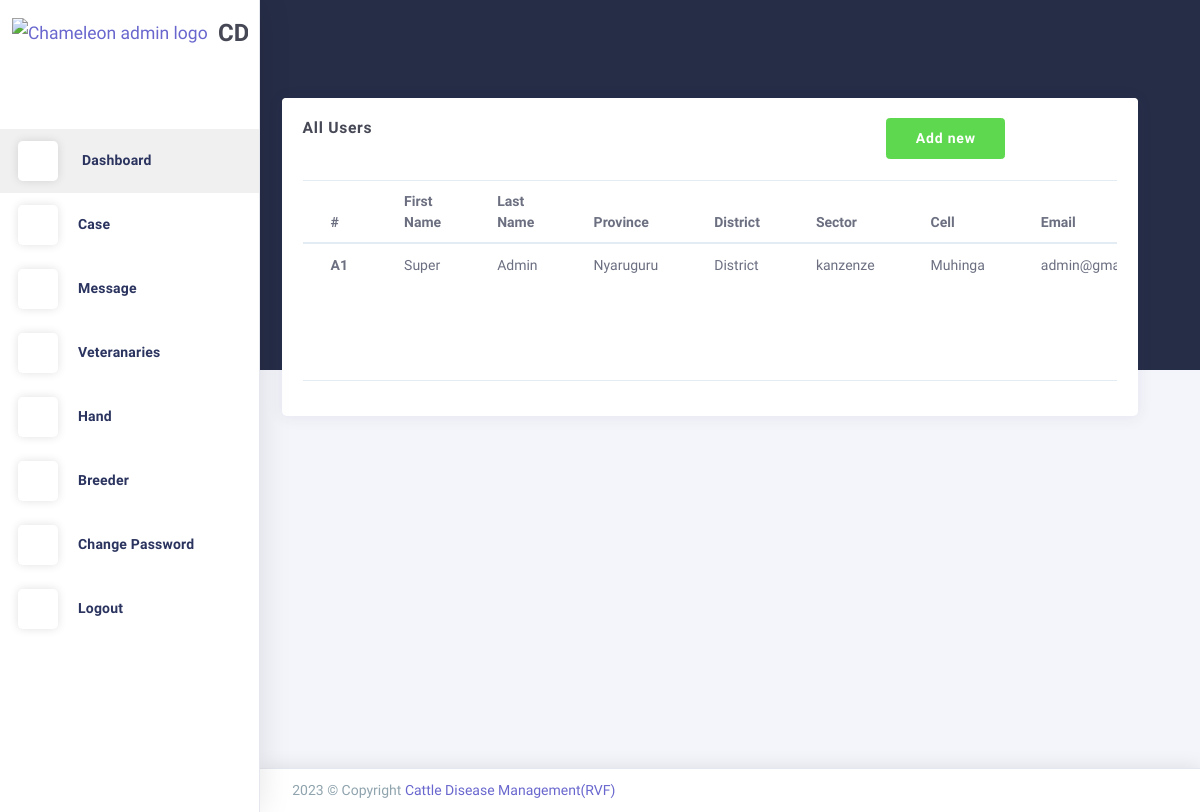
Before: /Users/ with the older database file.
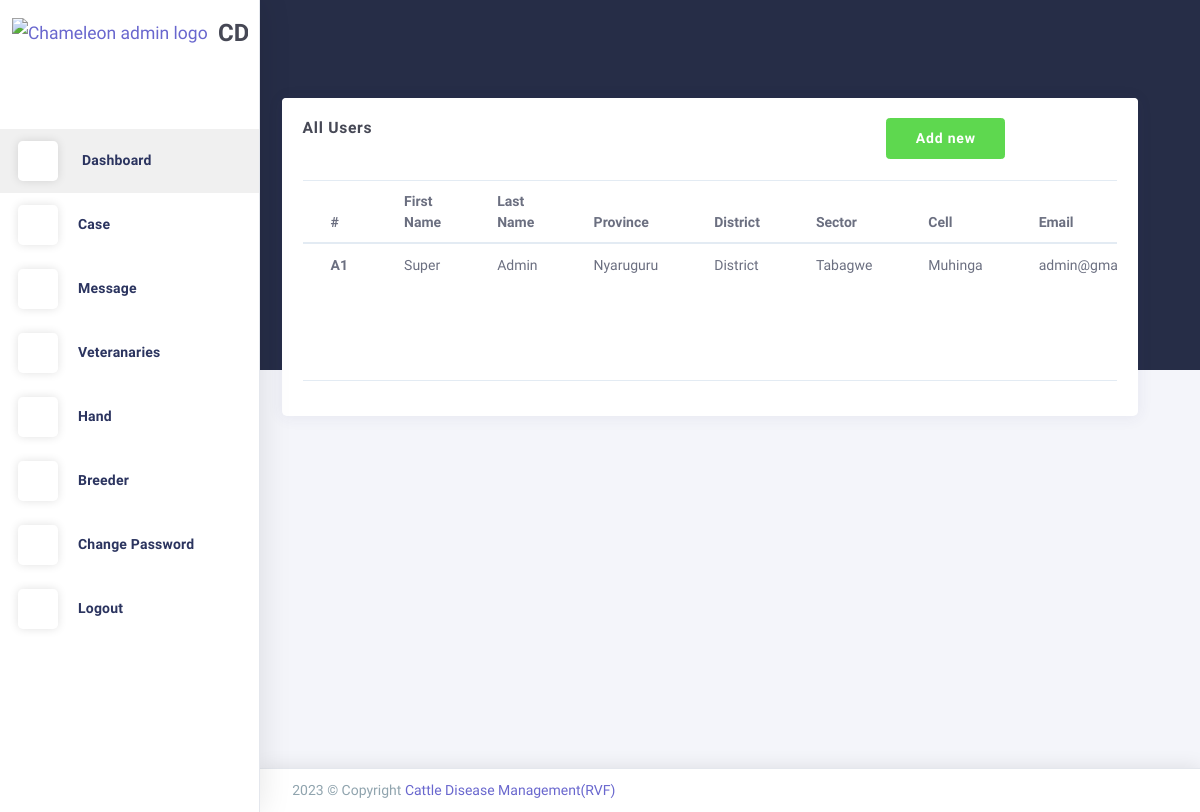
After: the same page with the newer database file.
### users/models.py (models this page shows, shortened)
class User(AbstractBaseUser, PermissionsMixin):
    FirstName=models.CharField(max_length=255,  null=True, blank=True)
    LastName=models.CharField(max_length=255,  null=True, blank=True)
    District=models.CharField(max_length=255,  null=True, blank=True)
    Sector=models.CharField(max_length=255,  null=True, blank=True)
    Cell=models.CharField(max_length=255,  null=True, blank=True)
    Province=models.CharField(max_length=255,  null=True, blank=True)
    email = models.EmailField(max_length=255, unique=True)
    phone = models.CharField(max_length=255, unique=True, null=True, blank=True)
    typee = models.CharField(max_length=255, null=True, blank=True)
    active = models.BooleanField(default=True)
    staff = models.BooleanField(default=False)
    admin = models.BooleanField(default=False)
    objects = UserManager()
    USERNAME_FIELD = 'email'
    REQUIRED_FIELDS = []

### users/views.py (the view)
# urls.py: path('Users/',Users,name='Users'),
def Users(request):
    Admin=User.objects.filter(typee='Admin')
    return render(request, 'Users.html',{'Admin':Admin})

### users/templates/Users.html (shortened to what this page needs)
{% extends 'base.html'%}
{% load static %}
{% block content%}
<div class="app-content content" style="margin-left:-40px;">
    <div class="content-wrapper">
      <div class="content-header row">
        <div class="content-header-left col-md-4 col-12 mb-2">
        </div>
      </div>
      <div class="content-body">
        <div class="row">
           <div class="col-12">
              <div class="card">
                  <div class="card-header">
                      <h4 class="card-title">All Users</h4>
                      <div class="heading-elements">
                          <ul class="list-inline mb-0">
                            <a href="{% url 'Operator'%}" style="color:white"><button type="button" class="btn btn-success btn-min-width mr-1 mb-1">Add new</button></a>
                              <li><a data-action="collapse"><i class="ft-minus"></i></a></li>
                              <li><a data-action="expand"><i class="ft-maximize"></i></a></li>
                              <li><a data-action="close"><i class="ft-x"></i></a></li>
                          </ul>
                      </div>
                  </div>
          <div class="card-content collapse show">
              <div class="card-body">
                  <div class="table-responsive">
                      <table class="table">
                          <thead>
                              <tr>
                                  <th>#</th>
                                  <th>First Name</th>
                                  <th>Last Name</th>
                                  <th>Province</th>
                                  <th>District</th>
                                  <th>Sector</th>
                                  <th>Cell</th>
                                  <th>Email</th>
                              </tr>
                          </thead>
                          <tbody>
                            {% for super in Admin %}
                            <tr>
                                <th scope="row">A{{super.id}}</th>
                                <td>{{super.FirstName}}</td>
                                <td>{{super.LastName}}</td>
                                <td>{{super.Province}}</td>
                                <td>{{super.District}}</td>
                                <td>{{super.Sector}}</td>
                                <td>{{super.Cell}}</td>
                                <td>{{super.email}}</td>
                            </tr>
                            {% endfor %}
                          </tbody>
                      </table>
                  </div>
              </div>
          </div>
      </div>
  </div>
</div>
      </div>
    </div>
  </div>
{% endblock content%}

Changed rows visible on the page:
changed User "Super": Sector "kanzenze" → "Tabagwe"
